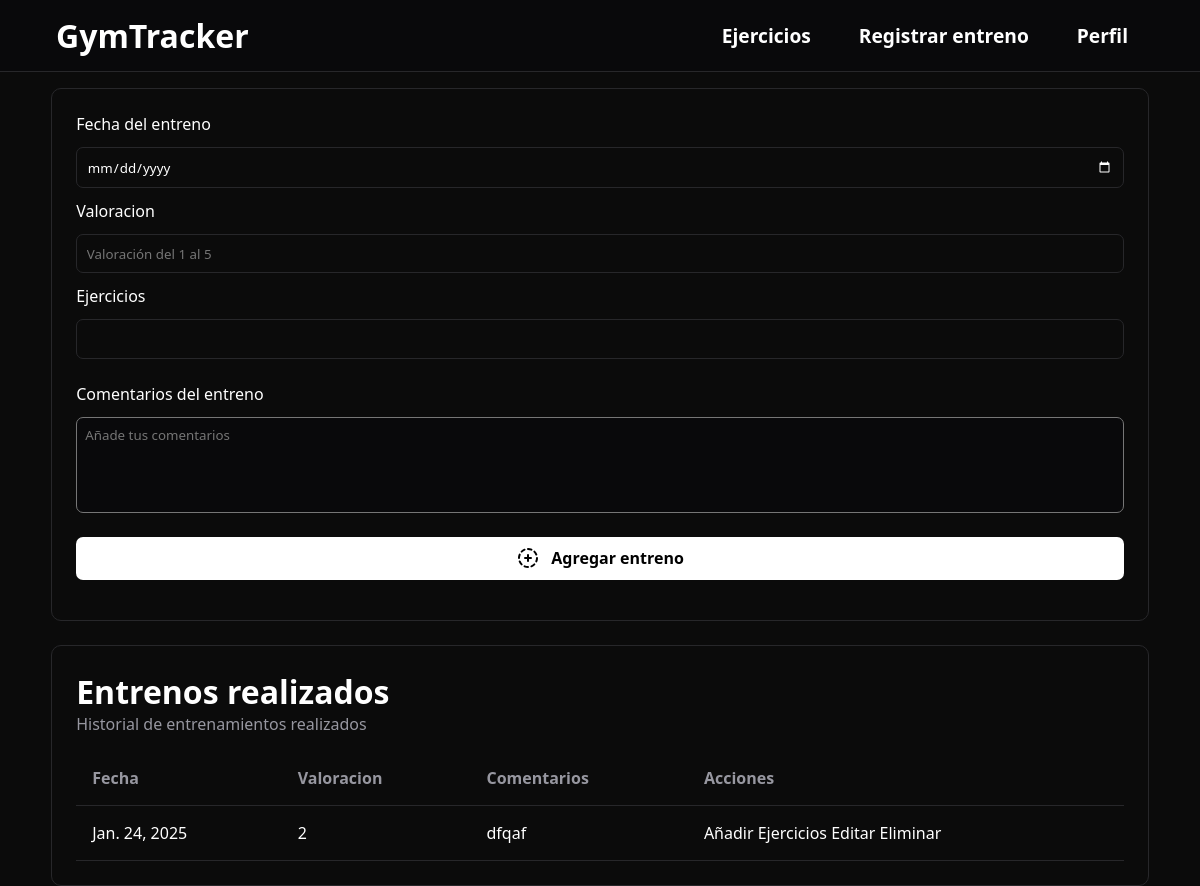
The app's page /registrarEntreno (signed in), older data.
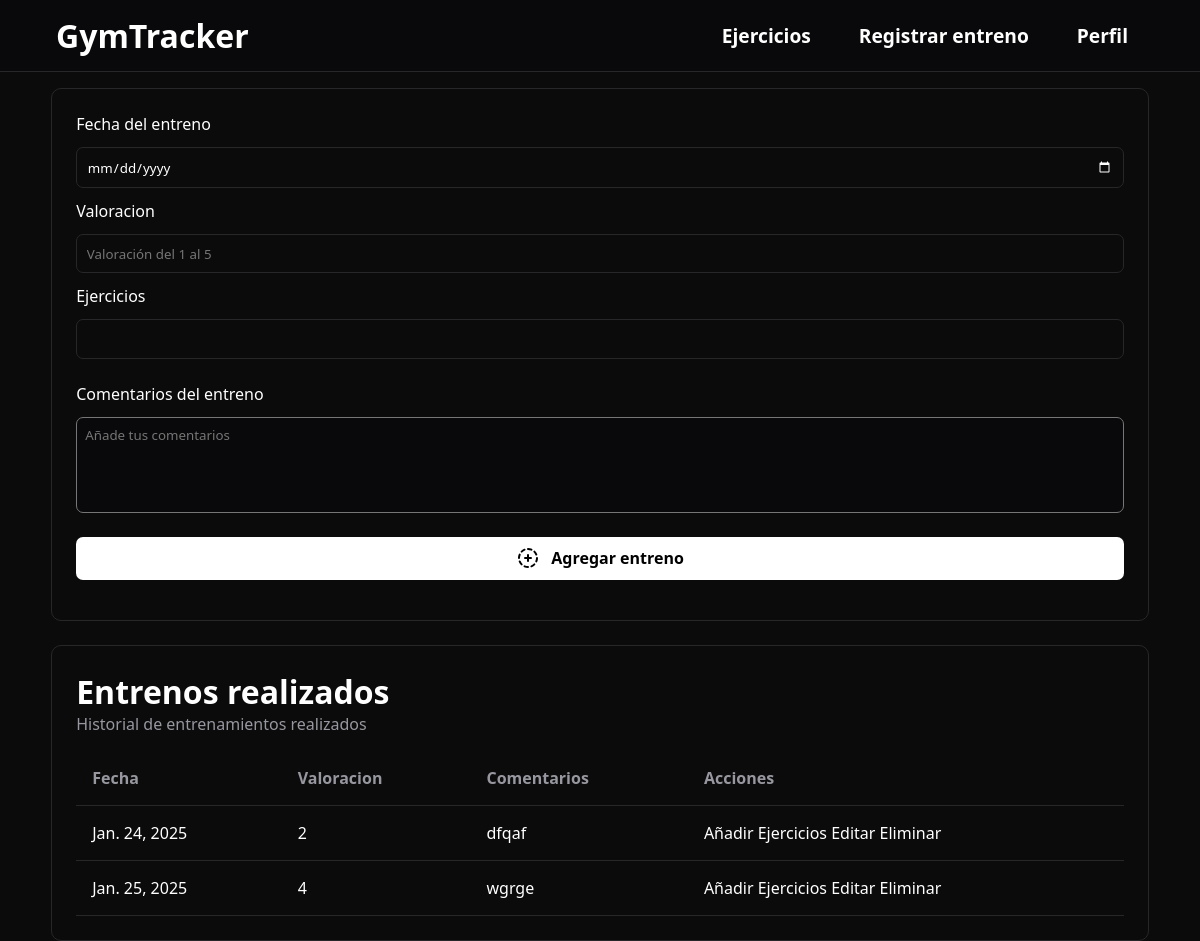
The same page, newer data.
### gymApp/models.py (models this page shows, shortened)
class Entreno(models.Model):
    usuario = models.ForeignKey(User, on_delete=models.CASCADE)
    fecha = models.DateField()
    valoracion = models.IntegerField()
    numero_ejercicios = models.IntegerField()
    ejercicios = models.ForeignKey(Ejercicio, on_delete=models.CASCADE, null=True, blank=True)
    comentarios = models.CharField(max_length=300, null=True)
    class Meta:
        verbose_name = 'Entreno'
        verbose_name_plural = 'Entrenos'

### gymApp/views.py (the view, shortened to what this page needs)
# urls.py: path('registrarEntreno', RegistrarEntreno.as_view(), name='registrarEntreno'),
class RegistrarEntreno(LoginRequiredMixin, CreateView):
    template_name = 'gymApp/registrarEntreno.html'
    form_class = RegistrarEntrenamiento
    success_url = reverse_lazy('registrarEntreno')
    def get_context_data(self, **kwargs):
        contexto = super().get_context_data(**kwargs)
        contexto['entrenos'] = Entreno.objects.all()
        return contexto

### gymApp/forms.py
class RegistrarEntrenamiento(forms.ModelForm):
    class Meta:
        model = Entreno
        fields = ['fecha', 'valoracion', 'numero_ejercicios', 'comentarios']
        widgets = {
            'fecha': forms.DateInput(attrs={
                'type': 'date'
            }),
            'valoracion': forms.NumberInput(attrs={
                'min': 1,
                'max': 5,
                'placeholder': 'Valoración del 1 al 5'
            }),
            'comentarios': forms.Textarea(attrs={
                'placeholder': 'Añade tus comentarios',
                'style': 'resize:none;'
            }),
        }

### gymApp/templates/gymApp/registrarEntreno.html (shortened to what this page needs)
{% extends 'gymApp/base.html' %}
{% block header %}
    <header class="header-noprincipal">
        <a href="{% url 'principal' %}">
            <h1>GymTracker</h1>
        </a>
        <div class="lista-enlaces">
            <a href="{% url 'anadirEjercicio' %}">Ejercicios</a>
            <a href="{% url 'registrarEntreno' %}">Registrar entreno</a>
            {% if user.is_authenticated %}
                    <a class="open_submenu">Perfil</a>
            {% else %}
                    <a href="{% url 'login' %}">Iniciar sesión</a>
                    <a href="{% url 'registroUsuario' %}">Registrate</a>
            {% endif %}
        </div>
    </header>
{% endblock %}
{% block contenido %}
<main id="main-entreno">
    <section id="registro-entreno">
        <form action="" method="post" id="form-entreno">
            <label>Fecha del entreno</label>
            {{ form.fecha }}
            <label>Valoracion</label>
            {{ form.valoracion }}
            <label>Ejercicios</label>
            {{ form.numero_ejercicios }}
            <div id="div-comentarios">
                <label id="label-comentario">Comentarios del entreno</label>
                {{ form.comentarios }}
            </div>
            <button type="submit" class="boton-agregar">
                    Agregar entreno
                </button>
        </form>
    </section>
    <section id="seccion-entrenos">
        <h1>Entrenos realizados</h1>
        <p>Historial de entrenamientos realizados</p>
        <table id="tabla-entrenos">
            <thead>
                <tr>
                    <th>Fecha</th>
                    <th>Valoracion</th>
                    <th>Comentarios</th>
                    <th>Acciones</th>
                </tr>
            </thead>
            <tbody>
                {% for entreno in entrenos %}
                    <tr>
                        <td>{{ entreno.fecha }}</td>
                        <td>{{ entreno.valoracion }}</td>
                        <td>{{ entreno.comentarios }}</td>
                        <td>
                            <a href="{% url 'anadirEjercicioRealizado' entreno.id %}">Añadir Ejercicios</a>
                            <a href="#">Editar</a>
                            <a href="#">Eliminar</a>
                        </td>
                    </tr>
                {% endfor %}
            </tbody>
        </table>
    </section>
</main>
{% endblock %}

Row changes from the older to the newer data that the page shows:
added Entreno: fecha "Jan. 25, 2025", valoracion "4", comentarios "wgrge"
